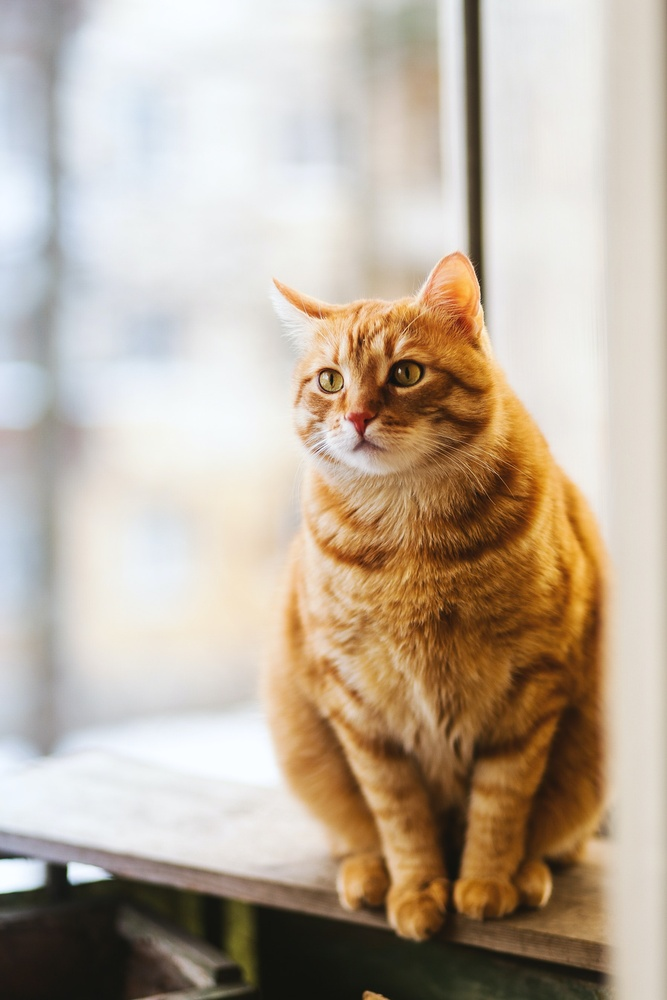
#> input picture CSE428/Lab [Fall 2023]/Lab_Class/lab class 1 (5-10-23)/images/cat_1.jpg, 667 x 1000 px, shrunk from 1771 x 2657 before the run, found by its file name
$ jupyter execute --allow-errors 'CSE428 Lab 1 Demo.ipynb'
#> lines starting #> are read from the running program, lines starting #| are printed output that depends on the picture
[cell 1]
import numpy as np
import matplotlib.pyplot as plt
from skimage import io, transform, img_as_float

[cell 2]
x = [1, 2, 4, 5, 7]
print(x)

#> (a cell that did not finish here is left out)

[cell 4]
for i in range(len(x)):
  x[i] = x[i] + 4
print(x)

[cell 5]
x = np.array([1, 2, 4, 5, 7])
print(x)

[cell 6]
# x = x+4
print(x*4)

2 3 4

5 6 7

[cell 7]
# declare an array of 2 rows, 3 columns
x = np.array([[2,3,4],[5,6,14]])

[cell 8]
print(x)

[cell 9]
plt.imshow(x, cmap='gray')

[cell 10]
x[1,:]

[cell 11]
x = np.array([1, 2, 4, 5, 7, 12, -55, 77, 10])

[cell 12]
print(x[3])

[cell 13]
print(x[-5])

[cell 14]
x = np.array([[2,3,4],[5,6,7]])
print(x)
print(x[0][-1])
print(x[0,-1])

[cell 15]
x = np.array([[[200,103,115],[0,255,0]],[[12,30,54],[45,26,87]]])
print(x)

[cell 16]
plt.imshow(x)
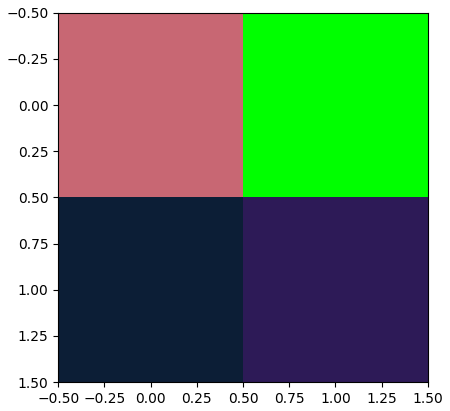
#> figure drawn by matplotlib, 1 panel

x[start:end] = [x[start], x[start+1], ....., x[end-1]]

[cell 17]
x = np.array([1, 2, 4, 5, 7, 8, 9, 12])
print(x[1:-1])

[cell 18]
x[1:-1:3]

x[start:end:step] = x[start], x[start+step], x[start+2*step],.... x[end-1]

[cell 19]
print(x[0:5])

[cell 20]
print(x[1:4:2])

[cell 21]
print(x[::1])

[cell 22]
print(x[::-1])

[cell 23]
print(x[::-2])

[cell 24]
x = np.array([[2,3,4],[5,6,7]])
print(x)

[cell 25]
# x[20:35][100:120]

[cell 26]
print(x[:,::2])

`x[start:end]`

`x[start:end:step]`

`x[::]`

start is not specified, 0

end is not specified, len(x)

step is not specified, 1

[cell 27]
# boolean indexing

x = np.array([2, 1, -5, -4, 4, 5])

[cell 28]
x[x>0]

[cell 29]
x*(x>0)

[cell 30]
index = [False, False, True, True, False, False]

[cell 31]
x[index]

[cell 32]
index = x < 0

[cell 33]
index

[cell 34]
x[index]

[cell 35]
x[ x < 0 ]

## Slicing Summary

`x[start:end:step] = [x[start], x[start+step], x[start+2*step], ... x[end-1]]`

If `start` not specified, assumes `0`

If `end` not specified, assumes `len(x)`

If `step` not specified, assumes `1`

**Boolean indexing**: `x[ind]` where `ind` is an array of `True` and `False` with the same size as `x`

[cell 36]
x = np.array([4, 1, -1, 2, 4, 5])
print(x[1:4]) # [1, -1, 2]
print(x[1:]) # [1, -1, 2, 4, 5]
print(x[:4]) # []
print(x[:]) # []
print(x[2::2]) # []
print(x[:6:2]) # []

# Image as NumPy array

[cell 37]
x = np.random.rand(4, 5)
print(x)
print("shape -", x.shape)

[cell 38]
plt.imshow(x, cmap='gray')
#plt.axis("off")
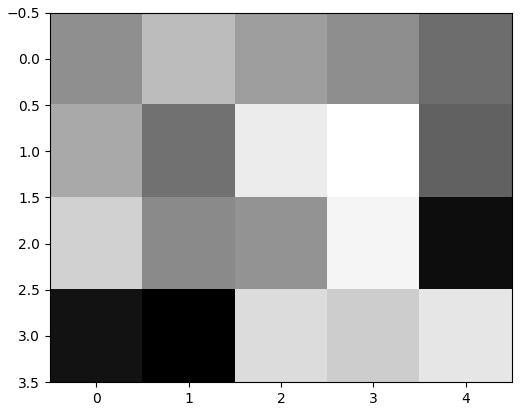
#> figure drawn by matplotlib, 1 panel

[cell 39]
x.shape

[cell 40]
#height, width = x.shape[:2]
height = x.shape[0]
width = x.shape[1]
print("Height =", height)
print("Width =", width)

[cell 41]
x = np.random.rand(4, 5, 3)
height, width, nchannels = x.shape
print("Height =", height)
print("Width =", width)
print("Number of channels =", nchannels)

[cell 42]
print(x)

[cell 43]
print("Red Channel")
print(x[:, :, 0])

print("Green Channel")
print(x[:, :, 1])

print("Blue Channel")
print(x[:, :, 2])

[cell 44]
io.imshow(x)
plt.axis("off")
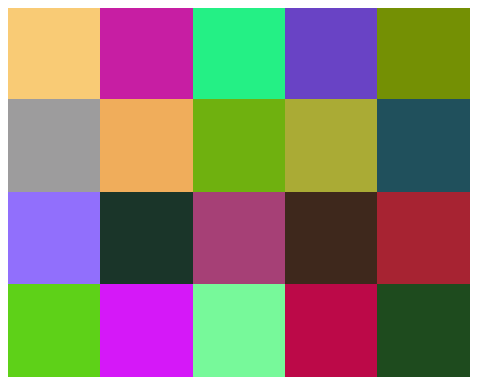
#> figure drawn by matplotlib, 1 panel

[cell 45]
plt.figure(figsize=(4, 4))
x_cropped = x[-3:,-3:,:]
io.imshow(x_cropped)
plt.axis("off")
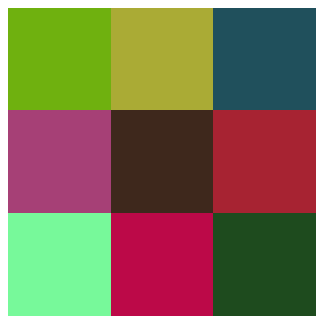
#> figure drawn by matplotlib, 1 panel

# Real Digital Image

[cell 46]
I = io.imread("cat_1.jpg")
#> I is the input picture: shape (1000, 667, 3); mean R, G, B 188.6, 174.3, 157.9
height, width = I.shape[:2]
#> height = 1000; width = 667
print("Height =", height)
#| Height = 1000
print("Width =", width)
#| Width = 667

[cell 47]
plt.figure(figsize=(5, 5))
io.imshow(I)
plt.axis("off")
I.shape
#> Out = (1000, 667, 3)

[cell 48]
#print(I)
len(I)
#> Out = 1000

[cell 49]
x = I[0, 0]
#> x = [167, 165, 176]
y = I[-1, 0]
#> y = [23, 22, 17]
print(x)
#| [167 165 176]
print(y)
#| [23 22 17]

[cell 50]
print(type(x))
#| <class 'numpy.ndarray'>

## Problem with **uint8**

[cell 51]
x + y
#> Out = [190, 187, 193]

[cell 52]
# Bad way of normalization
# I = I/255

# Good way
I = img_as_float(I)
I = img_as_float(I)

[cell 53]
plt.figure(figsize=(3, 3))
io.imshow(I)
plt.axis("off")

## Example 2

[cell 54]
I = io.imread("cat_1.jpg")

[cell 55]
I.shape
#> Out = (1000, 667, 3)

[cell 56]
height, width, nchannels = I.shape
#> nchannels = 3
print("Height =", height)
#| Height = 1000
print("Width =", width)
#| Width = 667
print("Number of channels =", nchannels)
#| Number of channels = 3

[cell 57]
io.imshow(I)

[cell 58]
fig, axes = plt.subplots(1, 3, figsize=(15, 5))

# Red channel
axes[0].imshow(I[:, :, 0], cmap="gray")
axes[0].axis("off")
axes[0].set_title("Red")

# Green channel
axes[1].imshow(I[:, :, 1], cmap="gray")
axes[1].axis("off")
axes[1].set_title("Green")

# Blue channel
axes[2].imshow(I[:, :, 2], cmap="gray")
axes[2].axis("off")
axes[2].set_title("Blue")
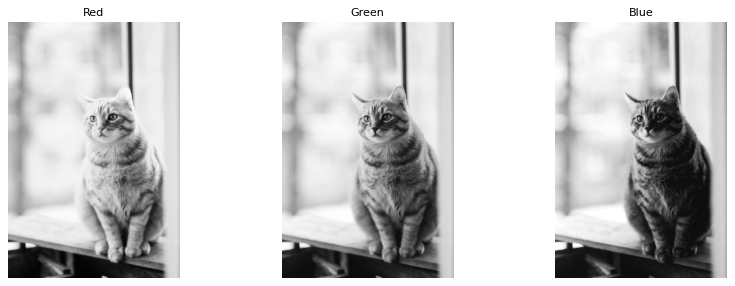
#> figure drawn by matplotlib, 3 panels

[cell 59]
12//2

[cell 60]
# Only the left half of the image
I_cropped = I[:, :width//2, :]
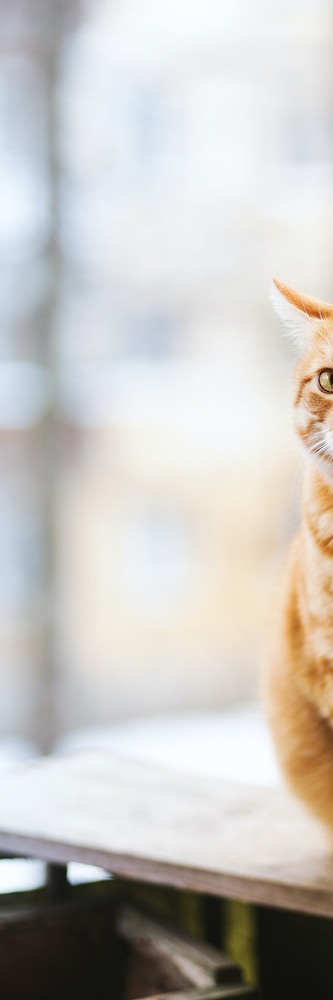
#> I_cropped: shape (1000, 333, 3); mean R, G, B 200.3, 197.5, 193.6
io.imshow(I_cropped)
plt.axis("off")

[cell 61]
# Only the  bottom half of the image
I_cropped = I[height//2:, :, :]
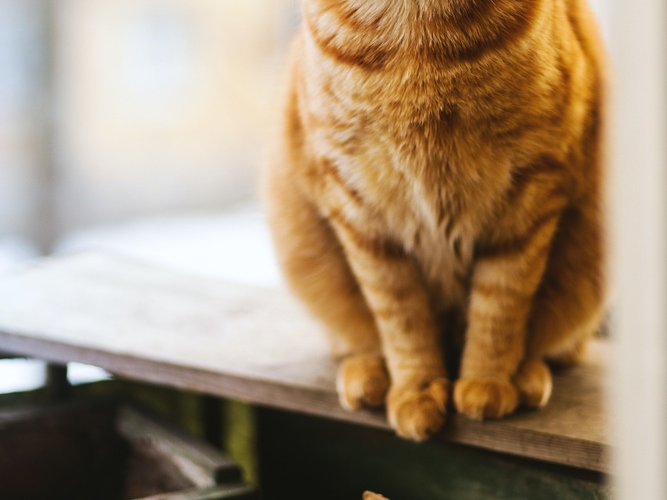
#> I_cropped: shape (500, 667, 3); mean R, G, B 163.4, 142, 117.8
io.imshow(I_cropped)
plt.axis("off")

[cell 62]
# flip along width (with respect to y axis)
# I_flipped = I[:, ::-1, :]
I_flipped = I[:, :, ::-1]
io.imshow(I_flipped)
plt.axis("off")

[cell 63]
# flip along height (with respect to x axis)
I_flipped = I[::-1, :, :]
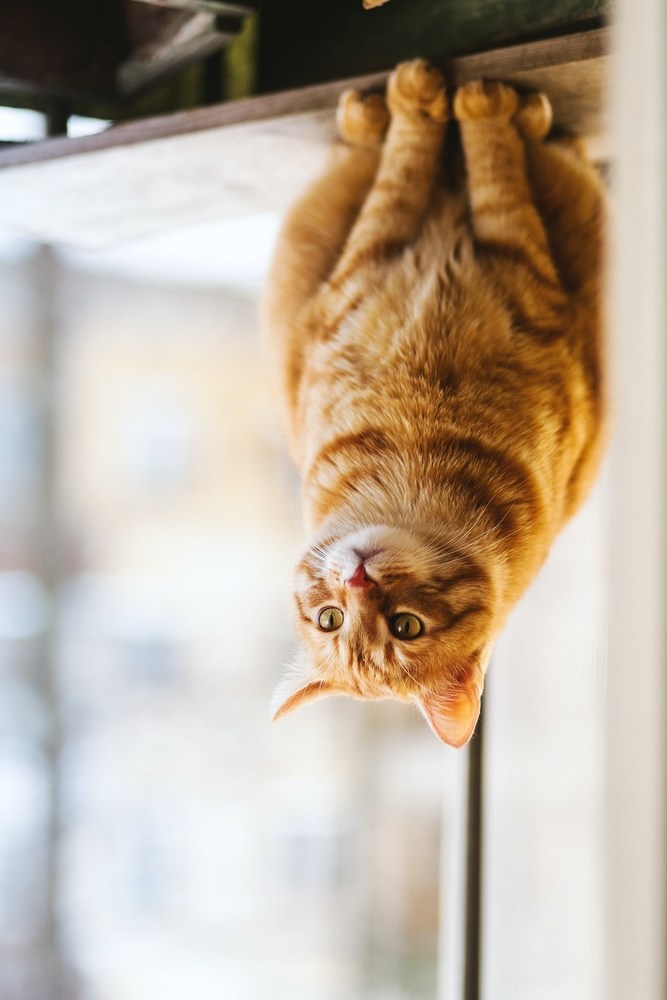
#> I_flipped: shape (1000, 667, 3); mean R, G, B 188.6, 174.3, 157.9
io.imshow(I_flipped)
plt.axis("off")

[cell 64]
# Rotate 180 degree
I_rotated = I[::-1, ::-1, :]
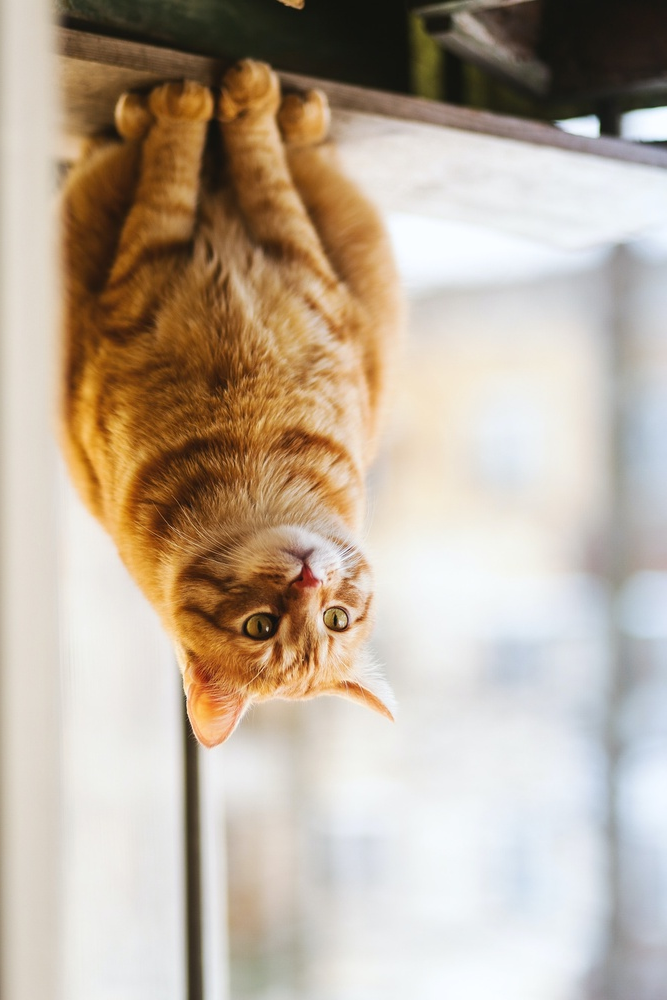
#> I_rotated: shape (1000, 667, 3); mean R, G, B 188.6, 174.3, 157.9
io.imshow(I_rotated)
plt.axis("off")

[cell 65]
# Downsample
I_rotated = I[::40*2, ::40*2, :]
io.imshow(I_rotated)
plt.axis("off")
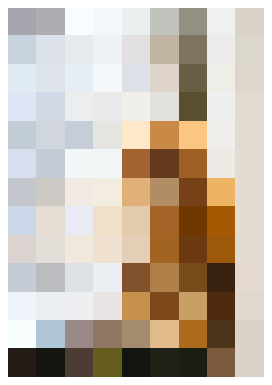
#> figure drawn by matplotlib, 1 panel

# Example 3

#> (a cell that did not finish here is left out)

[cell 67]
io.imshow(I)

[cell 68]
I.shape
#> Out = (1000, 667, 3)

$ run again, with CSE428/Lab [Fall 2023]/Lab_Class/lab class 1 (5-10-23)/images/tree_1.jpg copied over CSE428/Lab [Fall 2023]/Lab_Class/lab class 1 (5-10-23)/images/cat_1.jpg
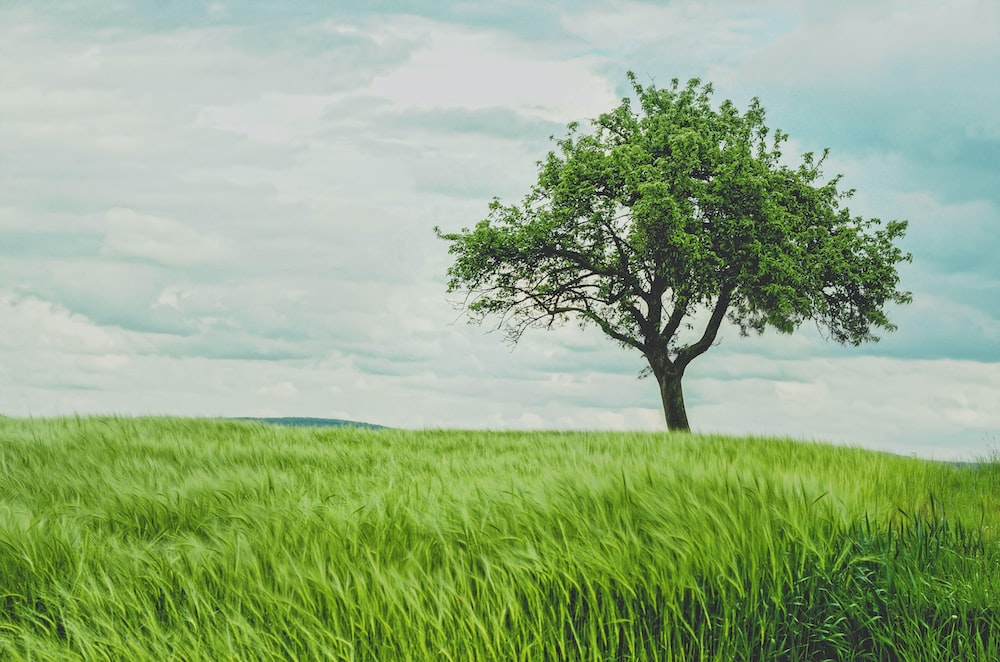
#> input picture CSE428/Lab [Fall 2023]/Lab_Class/lab class 1 (5-10-23)/images/tree_1.jpg, 1000 x 662 px, found by its file name
#> I is the input picture: shape (662, 1000, 3); mean R, G, B 149.4, 172.7, 132.6
#| Height = 662
#| Width = 1000
#> `len(I)`: Out = 662
#> x = [170, 195, 189]
#> y = [67, 104, 8]
#| [170 195 189]
#| [ 67 104   8]
#| <class 'numpy.ndarray'>
#> `x + y`: Out = [237, 43, 197]
#| Height = 662
#| Width = 1000
#| Number of channels = 3
#> `I_rotated = I[::-1, ::-1, :]`:
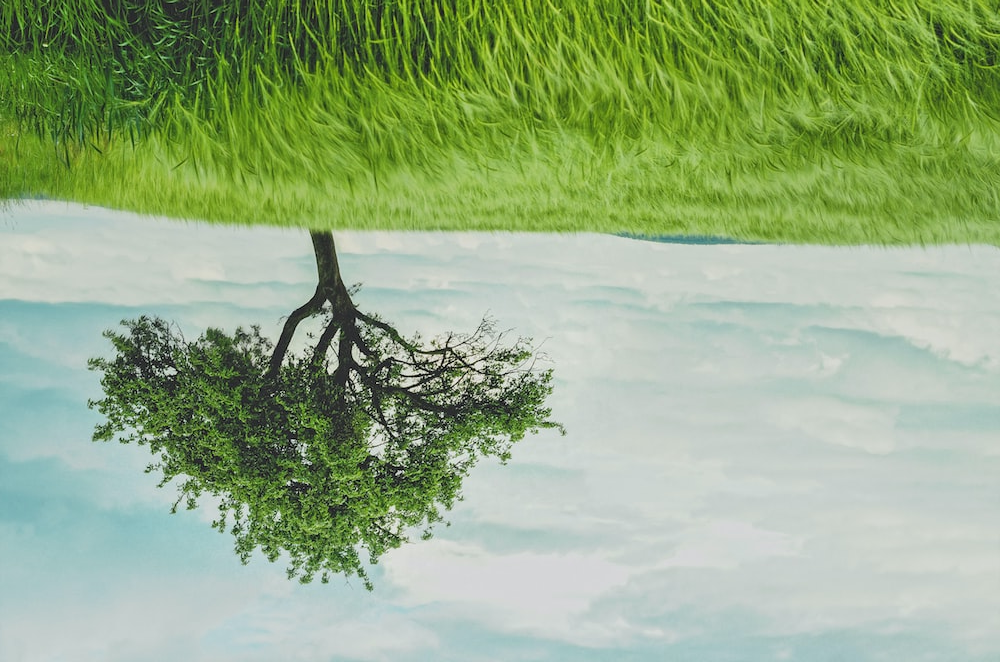
#> I_rotated: shape (662, 1000, 3); mean R, G, B 149.4, 172.7, 132.6
#> `[cell 65] # Downsample I_rotated = I[::40*2, ::40*2, :] io.imshow(I_ro..`:
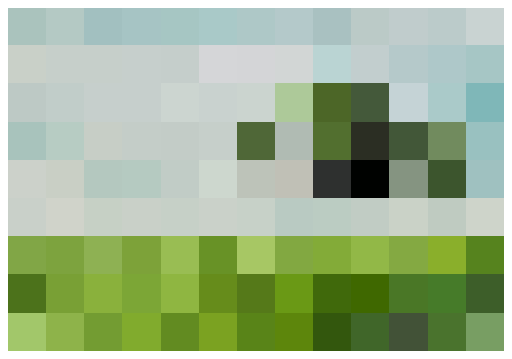
#> figure drawn by matplotlib, 1 panel
